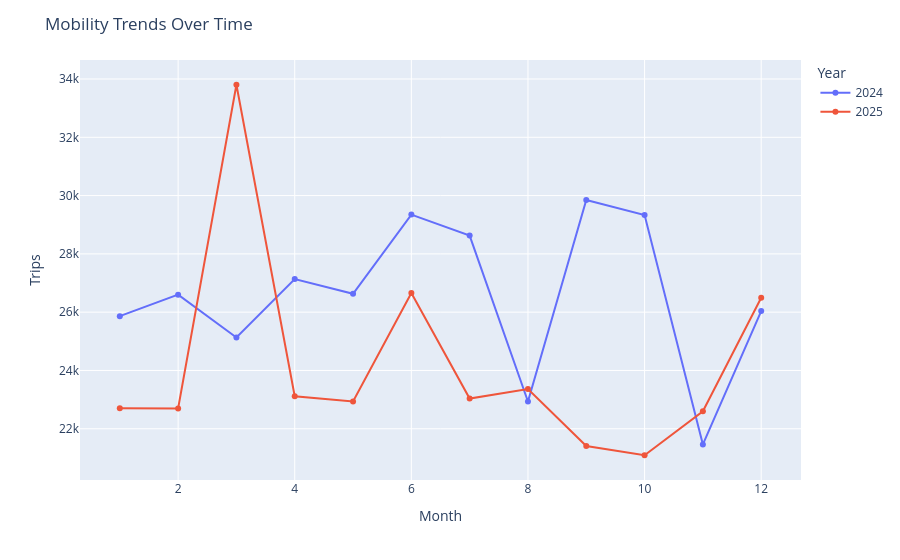

Source (notebook cell):
### Markdown cell above
### 1. A time-series visualisation to show mobility trends over time

### Code cell
#Create a time series visualisation to show mobility trends over time, grouping by month and year, 
    #and using the Date column as the x-axis and the trips as the y-axis.
import plotly.express as px

df_cleaned['Date'] = pd.to_datetime(df_cleaned['Date'])
df_cleaned['Year'] = df_cleaned['Date'].dt.year
df_cleaned['Month'] = df_cleaned['Date'].dt.month
time_series_df = df_cleaned.groupby(['Year', 'Month'])['Trips'].sum().reset_index()

fig = px.line(
    time_series_df,
    x="Month",
    y="Trips",
    color="Year",
    markers=True,
)

fig.update_layout(
    title="Mobility Trends Over Time",
    xaxis_title="Month",
    yaxis_title="Trips",
)

fig.show()

### Figure 1 — Plotly figure (JSON) as saved in the notebook; plotly's stock layout.template omitted (floating-point values rounded to 4 significant figures)
{"data": [{"hovertemplate": "Year=2024<br>Month=%{x}<br>Trips=%{y}<extra></extra>", "legendgroup": "2024", "line": {"color": "#636efa", "dash": "solid"}, "marker": {"symbol": "circle"}, "mode": "lines+markers", "name": "2024", "orientation": "v", "showlegend": true, "type": "scatter", "x": [1, 2, 3, 4, 5, 6, 7, 8, 9, 10, 11, 12], "xaxis": "x", "y": [25863, 26602, 25131, 27136, 26632, 29347, 28628, 22934, 29850, 29335, 21463, 26038], "yaxis": "y"}, {"hovertemplate": "Year=2025<br>Month=%{x}<br>Trips=%{y}<extra></extra>", "legendgroup": "2025", "line": {"color": "#EF553B", "dash": "solid"}, "marker": {"symbol": "circle"}, "mode": "lines+markers", "name": "2025", "orientation": "v", "showlegend": true, "type": "scatter", "x": [1, 2, 3, 4, 5, 6, 7, 8, 9, 10, 11, 12], "xaxis": "x", "y": [22703, 22698, 33803, 23116, 22935, 26655, 23036, 23364, 21408, 21091, 22600, 26494], "yaxis": "y"}], "layout": {"legend": {"title": {"text": "Year"}, "tracegroupgap": 0}, "margin": {"t": 60}, "title": {"text": "Mobility Trends Over Time"}, "xaxis": {"anchor": "y", "domain": [0, 1], "title": {"text": "Month"}}, "yaxis": {"anchor": "x", "domain": [0, 1], "title": {"text": "Trips"}}}}
